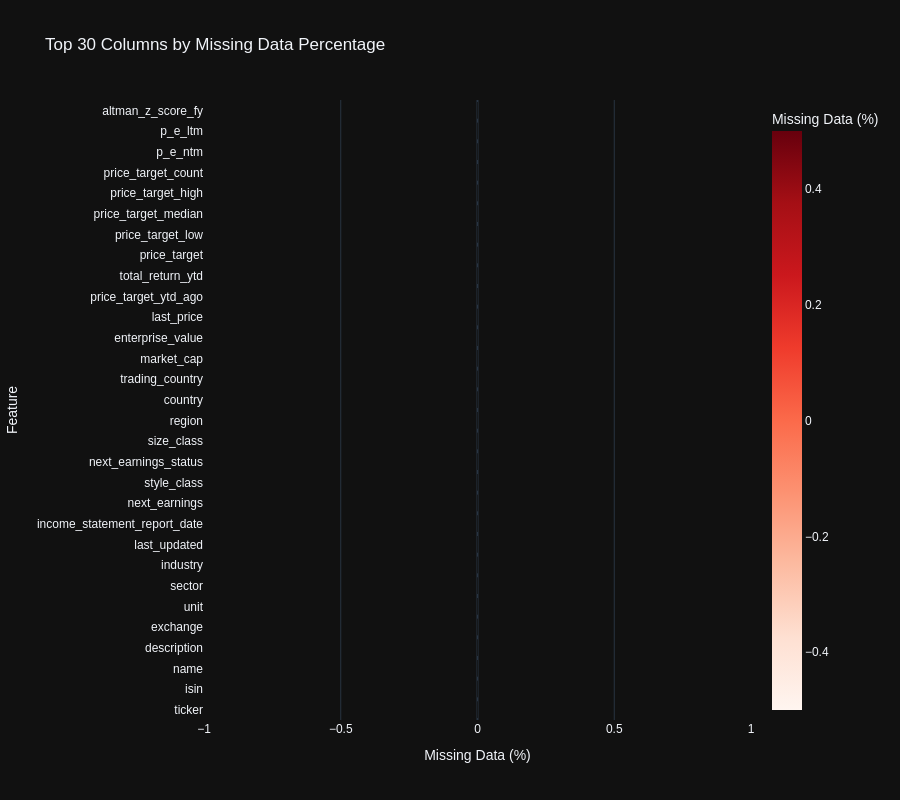
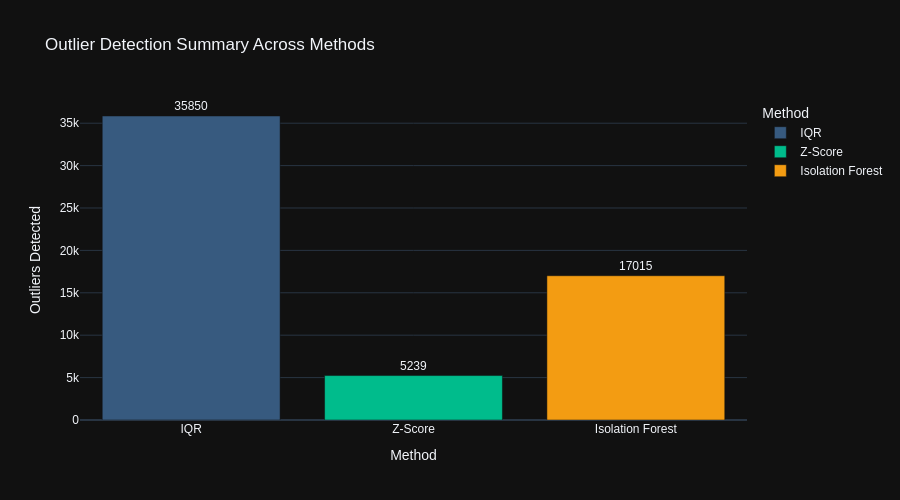
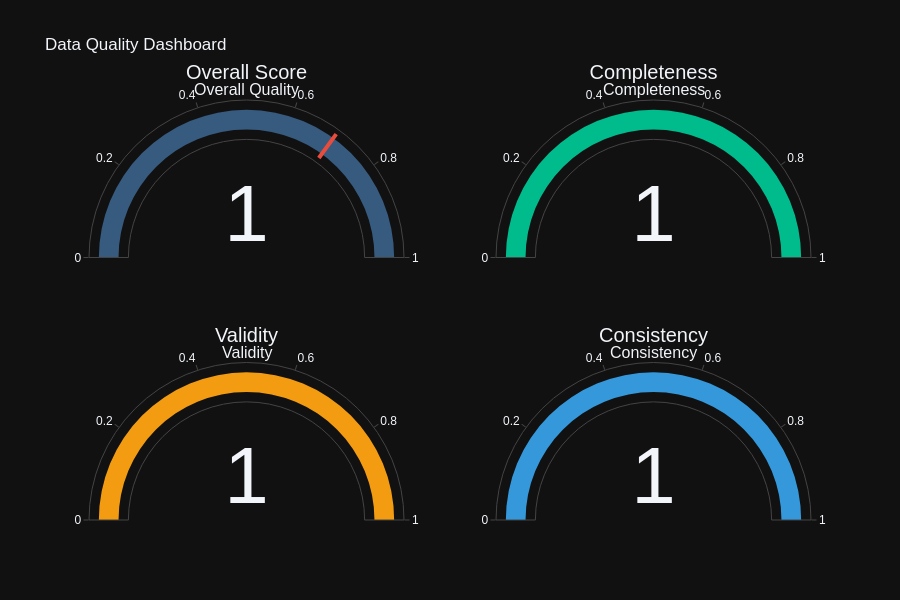

The code cell stored with these charts, in order, in its notebook:
### Code cell
# 📊 Interactive Data Quality Visualizations
print("\n📊 Creating Interactive Data Quality Visualizations...")

# Note: Output directories already created at initialization (all Phase 9.1-9.8 subdirectories)

# 1. Missing Value Heatmap (Interactive Plotly)
missing_pct = (all_stocks_winsorized.isnull().sum() / len(all_stocks_winsorized) * 100).sort_values(ascending=False)
missing_df = pd.DataFrame({
    'Column': missing_pct.index,
    'Missing %': missing_pct.values
    }).head(30)

fig_missing = px.bar(
        missing_df,
        x='Missing %',
        y='Column',
        orientation='h',
        title='Top 30 Columns by Missing Data Percentage',
        labels={'Missing %': 'Missing Data (%)', 'Column': 'Feature'},
        color='Missing %',
        color_continuous_scale='Reds',
        height=800,
        template='plotly_dark'
        )
fig_missing.update_layout(yaxis={'categoryorder': 'total ascending'}, font_family="Arial")
fig_missing.show()

# Save as HTML for interactive viewing
fig_missing.write_html(OUTPUT_DIR / "eda" / "missing_values_heatmap.html")
print(f"✓ Saved: {OUTPUT_DIR / 'eda' / 'missing_values_heatmap.html'}")

# 2. Outlier Detection Summary (Interactive Bar Chart)
outlier_summary = pd.DataFrame({
    'Method': ['IQR', 'Z-Score', 'Isolation Forest'],
    'Outliers Detected': [total_iqr, total_zscore, total_iforest],
    'Columns Analyzed': [len(outliers_iqr), len(outliers_zscore), len(outliers_iforest)]
    })

fig_outliers = px.bar(
        outlier_summary,
        x='Method',
        y='Outliers Detected',
        title='Outlier Detection Summary Across Methods',
        color='Method',
        text='Outliers Detected',
        height=500,
        template='plotly_dark',
        color_discrete_sequence=['#375a7f', '#00bc8c', '#f39c12']
        )
fig_outliers.update_traces(texttemplate='%{text}', textposition='outside')
fig_outliers.update_layout(font_family="Arial")
fig_outliers.show()
fig_outliers.write_html(OUTPUT_DIR / "eda" / "outlier_detection_summary.html")
print(f"✓ Saved: {OUTPUT_DIR / 'eda' / 'outlier_detection_summary.html'}")

# 3. Data Quality Score Dashboard (Gauge Charts)
fig_quality = make_subplots(
        rows=2, cols=2,
        specs=[[{'type': 'indicator'}, {'type': 'indicator'}],
               [{'type': 'indicator'}, {'type': 'indicator'}]],
        subplot_titles=('Overall Quality', 'Completeness', 'Validity', 'Consistency')
        )

fig_quality.add_trace(go.Indicator(
        mode="gauge+number",
        value=quality_report.overall_score,
        title={'text': "Overall Score"},
        gauge={'axis': {'range': [0, 1]},
               'bar': {'color': "#375a7f"},
               'threshold': {'line': {'color': "#e74c3c", 'width': 4}, 'thickness': 0.75, 'value': 0.7}}
        ), row=1, col=1)

fig_quality.add_trace(go.Indicator(
        mode="gauge+number",
        value=quality_report.completeness_score,
        title={'text': "Completeness"},
        gauge={'axis': {'range': [0, 1]}, 'bar': {'color': "#00bc8c"}}
        ), row=1, col=2)

fig_quality.add_trace(go.Indicator(
        mode="gauge+number",
        value=quality_report.validity_score,
        title={'text': "Validity"},
        gauge={'axis': {'range': [0, 1]}, 'bar': {'color': "#f39c12"}}
        ), row=2, col=1)

fig_quality.add_trace(go.Indicator(
        mode="gauge+number",
        value=quality_report.consistency_score,
        title={'text': "Consistency"},
        gauge={'axis': {'range': [0, 1]}, 'bar': {'color': "#3498db"}}
        ), row=2, col=2)

fig_quality.update_layout(
        title_text="Data Quality Dashboard",
        height=600,
        showlegend=False,
        template='plotly_dark',
        font_family="Arial"
        )
fig_quality.show()
fig_quality.write_html(OUTPUT_DIR / "eda" / "data_quality_dashboard.html")
print(f"✓ Saved: {OUTPUT_DIR / 'eda' / 'data_quality_dashboard.html'}")

print(f"\n✅ Section 2 Interactive Visualizations Complete")
# Optionally, print the actual issues
if quality_report.issues:
    print(f"  Issue details:")
    for issue in quality_report.issues[:5]:  # Show first 5 issues
        print(f"    - {issue}")
    if len(quality_report.issues) > 5:
        print(f"    ... and {len(quality_report.issues) - 5} more issues")

### Figure 1 — Plotly figure (JSON) as saved in the notebook; plotly's stock layout.template omitted (floating-point values rounded to 4 significant figures)
{"data": [{"hovertemplate": "Missing Data (%)=%{marker.color}<br>Feature=%{y}<extra></extra>", "legendgroup": "", "marker": {"color": [0.0, 0.0, 0.0, 0.0, 0.0, 0.0, 0.0, 0.0, 0.0, 0.0, 0.0, 0.0, 0.0, 0.0, 0.0, 0.0, 0.0, 0.0, 0.0, 0.0, 0.0, 0.0, 0.0, 0.0, 0.0, 0.0, 0.0, 0.0, 0.0, 0.0], "coloraxis": "coloraxis", "pattern": {"shape": ""}}, "name": "", "orientation": "h", "showlegend": false, "textposition": "auto", "x": [0.0, 0.0, 0.0, 0.0, 0.0, 0.0, 0.0, 0.0, 0.0, 0.0, 0.0, 0.0, 0.0, 0.0, 0.0, 0.0, 0.0, 0.0, 0.0, 0.0, 0.0, 0.0, 0.0, 0.0, 0.0, 0.0, 0.0, 0.0, 0.0, 0.0], "xaxis": "x", "y": ["ticker", "isin", "name", "description", "exchange", "unit", "sector", "industry", "last_updated", "income_statement_report_date", "next_earnings", "style_class", "next_earnings_status", "size_class", "region", "country", "trading_country", "market_cap", "enterprise_value", "last_price", "price_target_ytd_ago", "total_return_ytd", "price_target", "price_target_low", "price_target_median", "price_target_high", "price_target_count", "p_e_ntm", "p_e_ltm", "altman_z_score_fy"], "yaxis": "y", "type": "bar"}], "layout": {"xaxis": {"anchor": "y", "domain": [0.0, 1.0], "title": {"text": "Missing Data (%)"}}, "yaxis": {"anchor": "x", "domain": [0.0, 1.0], "title": {"text": "Feature"}, "categoryorder": "total ascending"}, "coloraxis": {"colorbar": {"title": {"text": "Missing Data (%)"}}, "colorscale": [[0.0, "rgb(255,245,240)"], [0.125, "rgb(254,224,210)"], [0.25, "rgb(252,187,161)"], [0.375, "rgb(252,146,114)"], [0.5, "rgb(251,106,74)"], [0.625, "rgb(239,59,44)"], [0.75, "rgb(203,24,29)"], [0.875, "rgb(165,15,21)"], [1.0, "rgb(103,0,13)"]]}, "legend": {"tracegroupgap": 0}, "title": {"text": "Top 30 Columns by Missing Data Percentage"}, "barmode": "relative", "height": 800, "font": {"family": "Arial"}}}

### Figure 2 — Plotly figure (JSON) as saved in the notebook; plotly's stock layout.template omitted (floating-point values rounded to 4 significant figures)
{"data": [{"hovertemplate": "Method=%{x}<br>Outliers Detected=%{text}<extra></extra>", "legendgroup": "IQR", "marker": {"color": "#375a7f", "pattern": {"shape": ""}}, "name": "IQR", "orientation": "v", "showlegend": true, "text": [35850.0], "textposition": "outside", "x": ["IQR"], "xaxis": "x", "y": [35850], "yaxis": "y", "type": "bar", "texttemplate": "%{text}"}, {"hovertemplate": "Method=%{x}<br>Outliers Detected=%{text}<extra></extra>", "legendgroup": "Z-Score", "marker": {"color": "#00bc8c", "pattern": {"shape": ""}}, "name": "Z-Score", "orientation": "v", "showlegend": true, "text": [5239.0], "textposition": "outside", "x": ["Z-Score"], "xaxis": "x", "y": [5239], "yaxis": "y", "type": "bar", "texttemplate": "%{text}"}, {"hovertemplate": "Method=%{x}<br>Outliers Detected=%{text}<extra></extra>", "legendgroup": "Isolation Forest", "marker": {"color": "#f39c12", "pattern": {"shape": ""}}, "name": "Isolation Forest", "orientation": "v", "showlegend": true, "text": [17020.0], "textposition": "outside", "x": ["Isolation Forest"], "xaxis": "x", "y": [17015], "yaxis": "y", "type": "bar", "texttemplate": "%{text}"}], "layout": {"xaxis": {"anchor": "y", "domain": [0.0, 1.0], "title": {"text": "Method"}, "categoryorder": "array", "categoryarray": ["IQR", "Z-Score", "Isolation Forest"]}, "yaxis": {"anchor": "x", "domain": [0.0, 1.0], "title": {"text": "Outliers Detected"}}, "legend": {"title": {"text": "Method"}, "tracegroupgap": 0}, "title": {"text": "Outlier Detection Summary Across Methods"}, "barmode": "relative", "height": 500, "font": {"family": "Arial"}}}

### Figure 3 — Plotly figure (JSON) as saved in the notebook; plotly's stock layout.template omitted (floating-point values rounded to 4 significant figures)
{"data": [{"gauge": {"axis": {"range": [0, 1]}, "bar": {"color": "#375a7f"}, "threshold": {"line": {"color": "#e74c3c", "width": 4}, "thickness": 0.75, "value": 0.7}}, "mode": "gauge+number", "title": {"text": "Overall Score"}, "value": 1.0, "type": "indicator", "domain": {"x": [0.0, 0.45], "y": [0.625, 1.0]}}, {"gauge": {"axis": {"range": [0, 1]}, "bar": {"color": "#00bc8c"}}, "mode": "gauge+number", "title": {"text": "Completeness"}, "value": 1.0, "type": "indicator", "domain": {"x": [0.55, 1.0], "y": [0.625, 1.0]}}, {"gauge": {"axis": {"range": [0, 1]}, "bar": {"color": "#f39c12"}}, "mode": "gauge+number", "title": {"text": "Validity"}, "value": 1.0, "type": "indicator", "domain": {"x": [0.0, 0.45], "y": [0.0, 0.375]}}, {"gauge": {"axis": {"range": [0, 1]}, "bar": {"color": "#3498db"}}, "mode": "gauge+number", "title": {"text": "Consistency"}, "value": 1.0, "type": "indicator", "domain": {"x": [0.55, 1.0], "y": [0.0, 0.375]}}], "layout": {"annotations": [{"font": {"size": 16}, "showarrow": false, "text": "Overall Quality", "x": 0.225, "xanchor": "center", "xref": "paper", "y": 1.0, "yanchor": "bottom", "yref": "paper"}, {"font": {"size": 16}, "showarrow": false, "text": "Completeness", "x": 0.775, "xanchor": "center", "xref": "paper", "y": 1.0, "yanchor": "bottom", "yref": "paper"}, {"font": {"size": 16}, "showarrow": false, "text": "Validity", "x": 0.225, "xanchor": "center", "xref": "paper", "y": 0.375, "yanchor": "bottom", "yref": "paper"}, {"font": {"size": 16}, "showarrow": false, "text": "Consistency", "x": 0.775, "xanchor": "center", "xref": "paper", "y": 0.375, "yanchor": "bottom", "yref": "paper"}], "title": {"text": "Data Quality Dashboard"}, "font": {"family": "Arial"}, "height": 600, "showlegend": false}}
